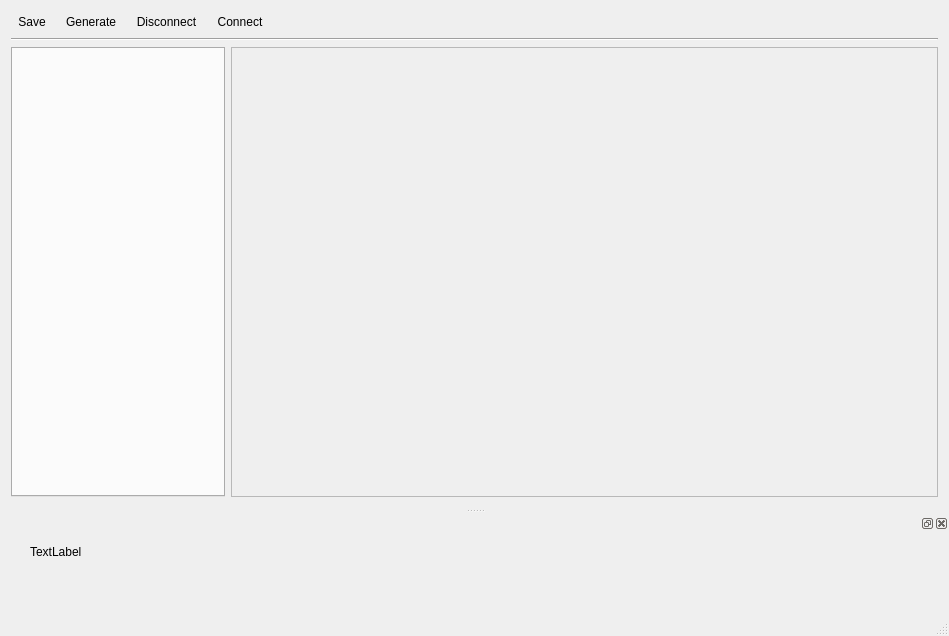
<?xml version="1.0" encoding="UTF-8"?>
<ui version="4.0">
 <class>MainWindow</class>
 <widget class="QMainWindow" name="MainWindow">
  <property name="geometry">
   <rect>
    <x>0</x>
    <y>0</y>
    <width>949</width>
    <height>636</height>
   </rect>
  </property>
  <property name="sizePolicy">
   <sizepolicy hsizetype="Expanding" vsizetype="Expanding">
    <horstretch>0</horstretch>
    <verstretch>0</verstretch>
   </sizepolicy>
  </property>
  <property name="windowTitle">
   <string>Flow Graph Designer</string>
  </property>
  <widget class="QWidget" name="centralWidget">
   <layout class="QGridLayout" name="gridLayout">
    <item row="0" column="0">
     <layout class="QVBoxLayout" name="verticalLayout">
      <item>
       <layout class="QHBoxLayout" name="horizontalLayout">
        <item>
         <widget class="QToolButton" name="toolButton">
          <property name="text">
           <string>Save</string>
          </property>
          <property name="popupMode">
           <enum>QToolButton::DelayedPopup</enum>
          </property>
          <property name="autoRaise">
           <bool>true</bool>
          </property>
         </widget>
        </item>
        <item>
         <widget class="QToolButton" name="toolButton_2">
          <property name="text">
           <string>Generate</string>
          </property>
          <property name="autoRaise">
           <bool>true</bool>
          </property>
         </widget>
        </item>
        <item>
         <widget class="QToolButton" name="toolButton_3">
          <property name="text">
           <string>Disconnect</string>
          </property>
          <property name="checkable">
           <bool>true</bool>
          </property>
          <property name="autoRaise">
           <bool>true</bool>
          </property>
         </widget>
        </item>
        <item>
         <widget class="QToolButton" name="toolButton_4">
          <property name="text">
           <string>Connect</string>
          </property>
          <property name="checkable">
           <bool>true</bool>
          </property>
          <property name="autoRaise">
           <bool>true</bool>
          </property>
          <property name="arrowType">
           <enum>Qt::NoArrow</enum>
          </property>
         </widget>
        </item>
        <item>
         <spacer name="horizontalSpacer">
          <property name="orientation">
           <enum>Qt::Horizontal</enum>
          </property>
          <property name="sizeHint" stdset="0">
           <size>
            <width>40</width>
            <height>20</height>
           </size>
          </property>
         </spacer>
        </item>
       </layout>
      </item>
      <item>
       <widget class="Line" name="line">
        <property name="orientation">
         <enum>Qt::Horizontal</enum>
        </property>
       </widget>
      </item>
     </layout>
    </item>
    <item row="1" column="0">
     <layout class="QHBoxLayout" name="horizontalLayout_2">
      <item>
       <widget class="QTabWidget" name="tabWidget">
        <property name="sizePolicy">
         <sizepolicy hsizetype="Expanding" vsizetype="Expanding">
          <horstretch>0</horstretch>
          <verstretch>0</verstretch>
         </sizepolicy>
        </property>
        <property name="maximumSize">
         <size>
          <width>214</width>
          <height>16777215</height>
         </size>
        </property>
        <property name="sizeIncrement">
         <size>
          <width>300</width>
          <height>0</height>
         </size>
        </property>
        <property name="currentIndex">
         <number>-1</number>
        </property>
       </widget>
      </item>
      <item>
       <widget class="DragWidget" name="canvas">
        <property name="frameShape">
         <enum>QFrame::StyledPanel</enum>
        </property>
        <property name="frameShadow">
         <enum>QFrame::Raised</enum>
        </property>
       </widget>
      </item>
     </layout>
    </item>
   </layout>
  </widget>
  <widget class="QMenuBar" name="menuBar">
   <property name="geometry">
    <rect>
     <x>0</x>
     <y>0</y>
     <width>949</width>
     <height>22</height>
    </rect>
   </property>
  </widget>
  <widget class="QStatusBar" name="statusBar"/>
  <widget class="QDockWidget" name="dockWidget_2">
   <property name="minimumSize">
    <size>
     <width>58</width>
     <height>100</height>
    </size>
   </property>
   <attribute name="dockWidgetArea">
    <number>8</number>
   </attribute>
   <widget class="QWidget" name="dockWidgetContents_2">
    <widget class="QLabel" name="label">
     <property name="geometry">
      <rect>
       <x>30</x>
       <y>10</y>
       <width>67</width>
       <height>17</height>
      </rect>
     </property>
     <property name="text">
      <string>TextLabel</string>
     </property>
    </widget>
   </widget>
  </widget>
  <zorder>dockWidget_2</zorder>
 </widget>
 <layoutdefault spacing="6" margin="11"/>
 <customwidgets>
  <customwidget>
   <class>DragWidget</class>
   <extends>QFrame</extends>
   <header>dragwidget.h</header>
   <container>1</container>
  </customwidget>
 </customwidgets>
 <resources/>
 <connections/>
</ui>
